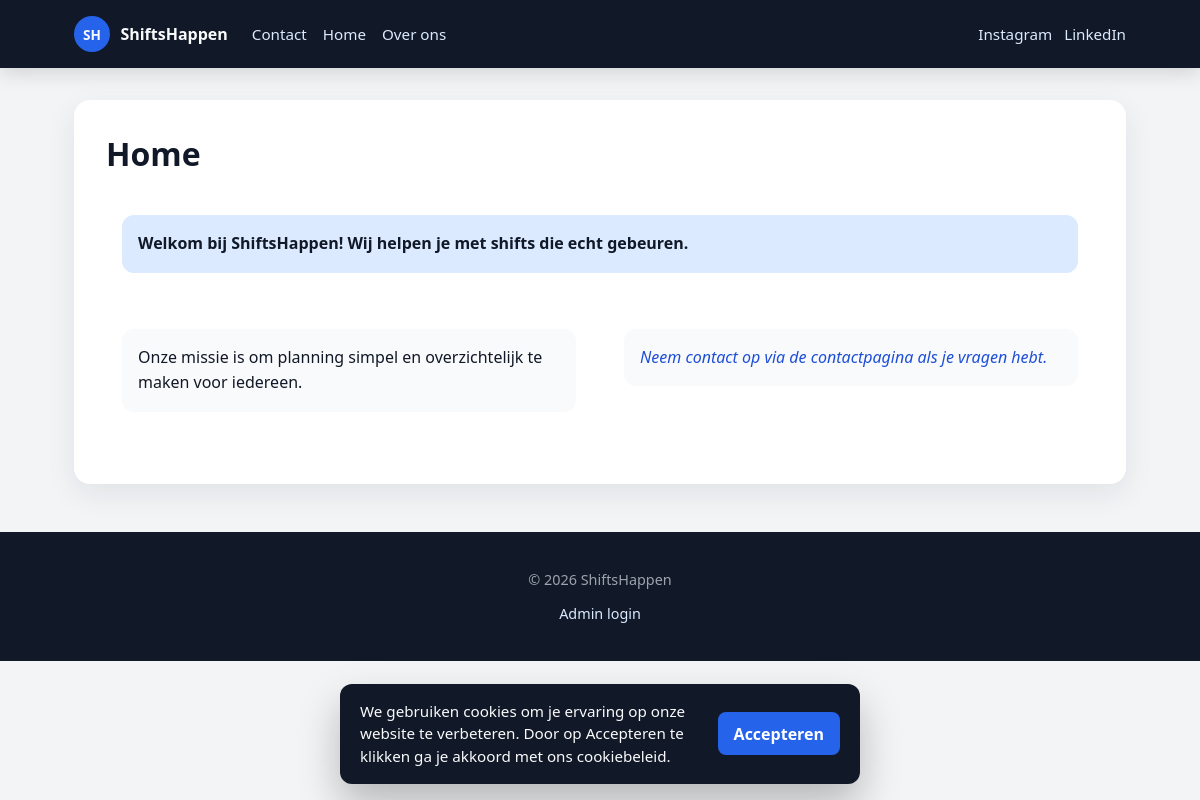
Screenshot of /views/pages.php?slug=home with the database file from the repository.
### tables this page shows
CREATE TABLE IF NOT EXISTS `paginas` (
  `id` INT UNSIGNED NOT NULL AUTO_INCREMENT,
  `titel` VARCHAR(200) NOT NULL,
  `slug` VARCHAR(200) NOT NULL,
  `inhoud` TEXT NOT NULL,
  `heeft_contactformulier` TINYINT(1) NOT NULL DEFAULT 0,
  `body_bg` VARCHAR(20) DEFAULT NULL,
  `page_bg` VARCHAR(20) DEFAULT NULL,
  `page_text_color` VARCHAR(20) DEFAULT NULL,
  `footer_bg` VARCHAR(20) DEFAULT NULL,
  `footer_text` VARCHAR(20) DEFAULT NULL,
  `created_at` TIMESTAMP NOT NULL DEFAULT CURRENT_TIMESTAMP,
  `updated_at` TIMESTAMP NOT NULL DEFAULT CURRENT_TIMESTAMP ON UPDATE CURRENT_TIMESTAMP,
  PRIMARY KEY (`id`),
  UNIQUE KEY `slug` (`slug`)
);

CREATE TABLE IF NOT EXISTS `socials` (
  `id` INT UNSIGNED NOT NULL AUTO_INCREMENT,
  `platform` VARCHAR(100) NOT NULL,
  `url` VARCHAR(500) NOT NULL,
  `volgorde` INT NOT NULL DEFAULT 0,
  PRIMARY KEY (`id`)
);

CREATE TABLE IF NOT EXISTS `paginainfo` (
  `id` INT UNSIGNED NOT NULL AUTO_INCREMENT,
  `whichRow` INT UNSIGNED NOT NULL,
  `colum` TINYINT NOT NULL,
  `informatie` TEXT NOT NULL,
  `foto` TINYINT(1) NOT NULL DEFAULT 0,
  `backgroundColor` TINYINT(1) NOT NULL DEFAULT 0,
  `bold` TINYINT(1) NOT NULL DEFAULT 0,
  `italic` TINYINT(1) NOT NULL DEFAULT 0,
  `opacity` TINYINT NOT NULL DEFAULT 10,
  `kleur` VARCHAR(20) NOT NULL DEFAULT '#111827',
  `backgroundKleur` VARCHAR(20) NOT NULL DEFAULT '#f9fafb',
  `text_align` VARCHAR(10) NOT NULL DEFAULT 'left',
  `vertical_align` VARCHAR(10) NOT NULL DEFAULT 'top',
  `width_pct` TINYINT UNSIGNED NOT NULL DEFAULT 0,
  `padding_px` TINYINT UNSIGNED NOT NULL DEFAULT 16,
  `border_top` TINYINT(1) NOT NULL DEFAULT 0,
  `border_right` TINYINT(1) NOT NULL DEFAULT 0,
  `border_bottom` TINYINT(1) NOT NULL DEFAULT 0,
  `border_left` TINYINT(1) NOT NULL DEFAULT 0,
  `border_width` TINYINT UNSIGNED NOT NULL DEFAULT 1,
  `border_color` VARCHAR(20) NOT NULL DEFAULT '#d1d5db',
  PRIMARY KEY (`id`),
  KEY `whichRow` (`whichRow`),
  CONSTRAINT `paginainfo_row_fk` FOREIGN KEY (`whichRow`) REFERENCES `paginagrid` (`id`) ON DELETE CASCADE
);

CREATE TABLE IF NOT EXISTS `site_settings` (
  `id` TINYINT UNSIGNED NOT NULL DEFAULT 1,
  `header_bg` VARCHAR(20) NOT NULL DEFAULT '#111827',
  `header_text` VARCHAR(20) NOT NULL DEFAULT '#f9fafb',
  `header_link` VARCHAR(20) NOT NULL DEFAULT '#dbeafe',
  `body_bg` VARCHAR(20) NOT NULL DEFAULT '#f3f4f6',
  `page_bg` VARCHAR(20) NOT NULL DEFAULT '#ffffff',
  `accent_color` VARCHAR(20) NOT NULL DEFAULT '#2563eb',
  `footer_bg` VARCHAR(20) NOT NULL DEFAULT '#111827',
  `footer_text` VARCHAR(20) NOT NULL DEFAULT '#9ca3af',
  `cookie_enabled` TINYINT(1) NOT NULL DEFAULT 1,
  `cookie_tekst` TEXT NOT NULL,
  `cookie_button_text` VARCHAR(100) NOT NULL DEFAULT 'Accepteren',
  `cookie_bg` VARCHAR(20) NOT NULL DEFAULT '#111827',
  `cookie_text_color` VARCHAR(20) NOT NULL DEFAULT '#f9fafb',
  `cookie_button_bg` VARCHAR(20) NOT NULL DEFAULT '#2563eb',
  `cookie_button_text_color` VARCHAR(20) NOT NULL DEFAULT '#ffffff',
  PRIMARY KEY (`id`)
);

### views/pages.php (the view, shortened to what the rows shown need)
<?php
require_once __DIR__ . '/../core/db_connect.php';
require_once __DIR__ . '/../core/page_grid.php';
require_once __DIR__ . '/../core/grid_styles.php';
$paginaGrid = [];
$slug = trim($_GET['slug'] ?? '');
$pageId = (int) ($_GET['id'] ?? 0);
if ($slug !== '') {
    $stmt = $con->prepare(
        'SELECT id, titel, slug, inhoud, heeft_contactformulier, body_bg, page_bg, page_text_color, footer_bg, footer_text
         FROM paginas WHERE slug = ?'
    );
    $stmt->bind_param('s', $slug);
} elseif ($pageId > 0) {
    $stmt = $con->prepare(
        'SELECT id, titel, slug, inhoud, heeft_contactformulier, body_bg, page_bg, page_text_color, footer_bg, footer_text
         FROM paginas WHERE id = ?'
    );
    $stmt->bind_param('i', $pageId);
}
$stmt->execute();
$result = $stmt->get_result();
$page = $result->fetch_assoc();
if ($page) {
    $paginaGrid = getPageGridRows($con, (int) $page['id']);
}
include __DIR__ . '/../core/header.php';
?>
<?php if (!$page): ?>
    <div class="page-error">
        <h1>Pagina niet gevonden</h1>
        <p>Deze pagina bestaat niet (meer).</p>
        <p><a href="<?= view('pages.php') ?>?slug=home">Terug naar home</a></p>
    </div>
<?php else: ?>
    <div class="page-container">
        <h1 class="page-title" style="color: var(--page-text-color);"><?= testInput($page['titel']) ?></h1>
        <?php if (!empty($paginaGrid)): ?>
            <?php foreach ($paginaGrid as $gridRow): ?>
                <?php
                $columnType = (int) $gridRow['columnType'];
                $columnAmount = gridColumnCount($columnType);
                $rowLayout = normalizeRowLayout($gridRow);
                $flushRow = !empty($rowLayout['flush_columns']) || (int) $rowLayout['column_gap'] === 0;
                $gridClass = rowGridClass($columnType, $gridRow);
                $wrapperStyle = buildRowWrapperStyle($gridRow);
                $gridStyle = buildRowGridStyle($gridRow, $gridRow['columns'], $columnAmount);
                ?>
                <div class="rowContainer">
                    <div class="row-wrapper" style="<?= $wrapperStyle ?>">
                        <div class="<?= $gridClass ?>" style="<?= $gridStyle ?>">
                            <?php for ($columnID = 1; $columnID <= $columnAmount; $columnID++): ?>
                                <?php
                                $column = $gridRow['columns'][$columnID] ?? null;
                                $newOpacity = max(0, min(1, ((int) ($column['opacity'] ?? 10)) / 10));
                                $isImage = (int) ($column['foto'] ?? 0) === 1;
                                $textClasses = 'home-text';
                                if ((int) ($column['italic'] ?? 0) === 1) {
                                    $textClasses .= ' italic';
                                }
                                if ((int) ($column['bold'] ?? 0) === 1) {
                                    $textClasses .= ' bold';
                                }
                                $bgColor = validateHexColor($column['backgroundKleur'] ?? '#f9fafb', '#f9fafb');
                                $columnStyle = buildColumnStyle($column, $isImage, $flushRow);
                                $imageClass = $flushRow ? 'grid-image grid-image--flush' : 'grid-image';
                                ?>
                                <div class="grid-cell" style="<?= $columnStyle ?>">
                                    <?php if ($isImage): ?>
                                        <?php if (!empty($column['informatie'])): ?>
                                            <div class="<?= $imageClass ?>">
                                                <img class="team-image"
                                                    src="<?= asset('img/fotos/' . rawurlencode($column['informatie'])) ?>"
                                                    style="opacity: <?= $newOpacity ?>;"
                                                    alt="Afbeelding">
                                            </div>
                                        <?php endif; ?>
                                    <?php else: ?>
                                        <div class="content-column" style="background-color: <?= testInput($bgColor) ?>; width: 100%;">
                                            <p class="<?= $textClasses ?>"
                                                style="opacity: <?= $newOpacity ?>; color: <?= testInput($column['kleur'] ?? '#111827') ?>;">
                                                <?= nl2br(testInput($column['informatie'] ?? '')) ?>
                                            </p>
                                        </div>
                                    <?php endif; ?>
                                </div>
                            <?php endfor; ?>
                        </div>
                    </div>
                </div>
            <?php endforeach; ?>
        <?php else: ?>
            <div class="page-content">
                <?= nl2br(testInput($page['inhoud'])) ?>
            </div>
        <?php endif; ?>
    </div>
<?php endif; ?>
<?php include __DIR__ . '/../core/footer.php'; ?>

### core/header.php (shortened to what the rows shown need)
<?php
require_once __DIR__ . '/db_connect.php';
require_once __DIR__ . '/site_settings.php';
$siteSettings = getSiteSettings($con);
$navPages = $con->query('SELECT id, titel, slug FROM paginas ORDER BY titel ASC');
$socialLinks = $con->query('SELECT platform, url FROM socials ORDER BY volgorde ASC, platform ASC');
?>
<!DOCTYPE html>
<html lang="nl">
<head>
    <link rel="stylesheet" href="<?= asset('css/style.css') ?>">
    <link rel="stylesheet" href="<?= asset('css/public.css') ?>">
</head>
<body class="public-body">
    <header class="site-header">
        <div class="site-header__inner">
            <nav class="site-nav">
                <?php if ($navPages): ?>
                    <?php while ($navPage = $navPages->fetch_assoc()): ?>
                        <a href="<?= view('pages.php') ?>?slug=<?= urlencode($navPage['slug']) ?>">
                            <?= testInput($navPage['titel']) ?>
                        </a>
                    <?php endwhile; ?>
                <?php endif; ?>
            </nav>
            <?php if ($socialLinks && $socialLinks->num_rows > 0): ?>
                <div class="site-socials">
                    <?php while ($social = $socialLinks->fetch_assoc()): ?>
                        <a href="<?= testInput($social['url']) ?>" target="_blank" rel="noopener noreferrer">
                            <?= testInput($social['platform']) ?>
                        </a>
                    <?php endwhile; ?>
                </div>
            <?php endif; ?>
        </div>
    </header>
    <main class="site-main">

### core/footer.php (shortened to what the rows shown need)
    </main>
    <?php if (!empty($siteSettings['cookie_enabled'])): ?>
        <div id="cookie-banner" class="cookie-banner" hidden
            style="background: <?= testInput($siteSettings['cookie_bg']) ?>; color: <?= testInput($siteSettings['cookie_text_color']) ?>;">
            <p class="cookie-banner__text"><?= testInput($siteSettings['cookie_tekst']) ?></p>
            <button type="button" data-cookie-accept
                style="background: <?= testInput($siteSettings['cookie_button_bg']) ?>; color: <?= testInput($siteSettings['cookie_button_text_color']) ?>;">
                <?= testInput($siteSettings['cookie_button_text']) ?>
            </button>
        </div>
    <?php endif; ?>
</body>
</html>

### rows the page displays
paginas: titel "Contact"
paginas: titel "Home"
paginas: titel "Over ons"
socials: platform "Instagram"
socials: platform "LinkedIn"
paginainfo: informatie "Welkom bij ShiftsHappen! Wij helpen je met shifts die echt gebeuren."
paginainfo: informatie "Onze missie is om planning simpel en overzichtelijk te maken voor iedereen."
paginainfo: informatie "Neem contact op via de contactpagina als je vragen hebt."
site_settings: cookie_tekst "We gebruiken cookies om je ervaring op onze website te verbeteren. Door op Accepteren te klikken ga je akkoord met ons cookiebeleid.", cookie_button_text "Accepteren"
